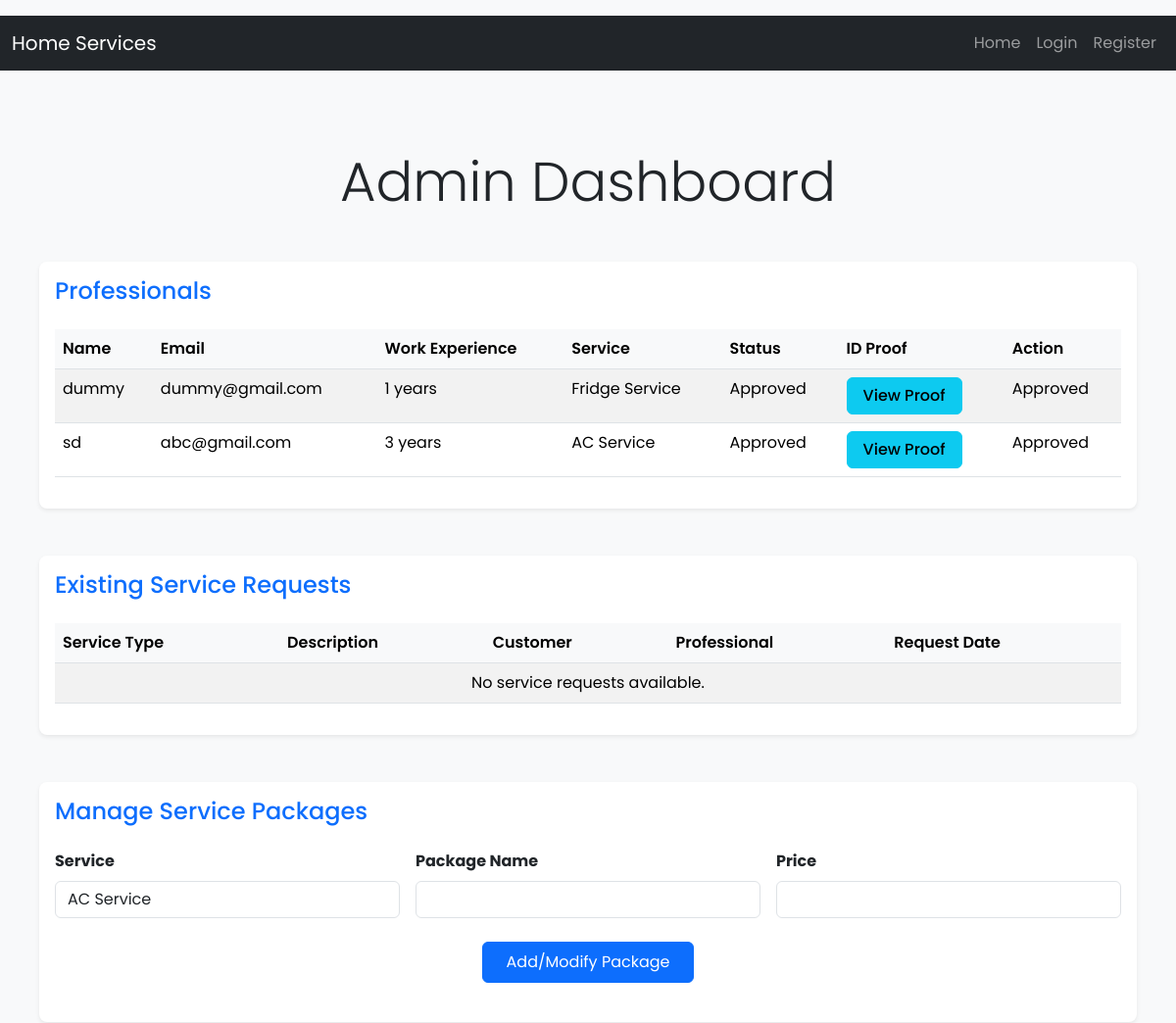
Before: /admin/dashboard (upper part) with the older database file.
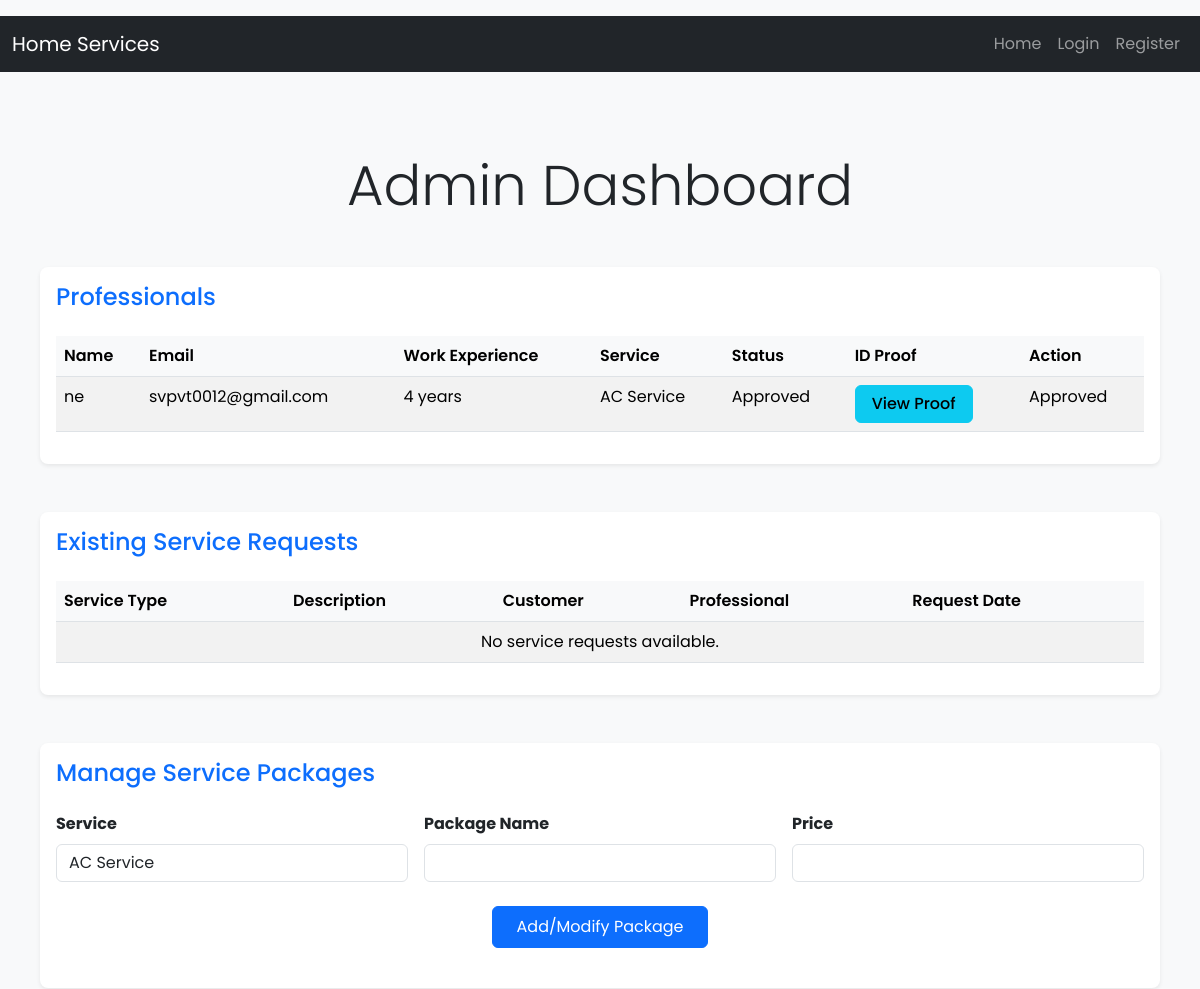
After: the same page with the newer database file.
### applications/model.py (models this page shows)
class Professional(db.Model):
    __tablename__ = 'professionals'
    id = db.Column(db.Integer, primary_key=True)
    name = db.Column(db.String(100), nullable=False)
    service = db.Column(db.String(100), nullable=False)  # Type of service provided
    work_experience = db.Column(db.String(100), nullable=False)
    email = db.Column(db.String(100), nullable=False)
    username = db.Column(db.String(50), unique=True, nullable=False)
    password = db.Column(db.String(200), nullable=False)
    id_proof = db.Column(db.String(200), nullable=True)
    is_approved = db.Column(db.Boolean, default=False)
    user_id = db.Column(db.Integer, db.ForeignKey('users.id'))
    assignments = db.relationship("Assignment", backref="professional")

### main.py (the view)
@app.route('/admin/dashboard')
def admin_dashboard():
    professionals = Professional.query.all()
    assigned_requests = []
    username = session.get('username')
    roles = session.get('roles', [])
    return render_template(
        'adboard.html',
        professionals=professionals,
        assigned_requests=assigned_requests,
        services=services,
        packages=packages,
        username=username,
        roles=roles
    )

### templates/adboard.html (shortened to what this page needs)
{% extends 'base.html' %}
{% block content %}
<div class="container-fluid px-4 py-5">
    <h1 class="display-4 text-center mb-5">Admin Dashboard</h1>
    <div class="card shadow-sm mb-5">
        <div class="card-body">
            <h3 class="card-title h4 mb-4 text-primary">Professionals</h3>
            <div class="table-responsive">
                <table class="table table-hover table-striped">
                    <thead>
                        <tr>
                            <th>Name</th>
                            <th>Email</th>
                            <th>Work Experience</th>
                            <th>Service</th>
                            <th>Status</th>
                            <th>ID Proof</th>
                            <th>Action</th>
                        </tr>
                    </thead>
                    <tbody>
                        {% for professional in professionals %}
                        <tr>
                            <td>{{ professional.name }}</td>
                            <td>{{ professional.email }}</td>
                            <td>{{ professional.work_experience }} years</td>
                            <td>{{ professional.service }}</td>
                            <td>{{ 'Approved' if professional.is_approved else 'Pending' }}</td>
                            <td>
                                {% if professional.id_proof %}
                                <button type="button" class="btn btn-info" data-bs-toggle="modal" data-bs-target="#proofModal{{ professional.id }}">
                                    View Proof
                                </button>
                                {% else %}
                                <span>No proof uploaded</span>
                                {% endif %}
                            </td>
                            <td>
                                {% if not professional.is_approved %}
                                <form action="{{ url_for('manage_professional', professional_id=professional.id) }}" method="POST" style="display:inline;">
                                    <button type="submit" name="action" value="approve" class="btn btn-success">Approve</button>
                                    <button type="submit" name="action" value="reject" class="btn btn-danger">Reject</button>
                                </form>
                                {% else %}
                                <span>Approved</span>
                                {% endif %}
                            </td>
                        </tr>
                        {% else %}
                        <tr>
                            <td colspan="7" class="text-center">No professionals available.</td>
                        </tr>
                        {% endfor %}
                    </tbody>
                </table>
            </div>
        </div>
    </div>
    <div class="card shadow-sm mb-5">
        <div class="card-body">
            <h3 class="card-title h4 mb-4 text-primary">Existing Service Requests</h3>
            <div class="table-responsive">
                <table class="table table-hover table-striped">
                    <thead>
                        <tr>
                            <th>Service Type</th>
                            <th>Description</th>
                            <th>Customer</th>
                            <th>Professional</th>
                            <th>Request Date</th>
                        </tr>
                    </thead>
                    <tbody>
                        {% for request in service_requests %}
                        <tr>
                            <td>{{ request.service_type }}</td>
                            <td>{{ request.description }}</td>
                            <td>{{ request.customer.name }}</td>
                            <td>{{ request.professional.name if request.professional else 'Unassigned' }}</td>
                            <td>{{ request.request_date.strftime('%Y-%m-%d') }}</td>
                        </tr>
                        {% else %}
                        <tr>
                            <td colspan="5" class="text-center">No service requests available.</td>
                        </tr>
                        {% endfor %}
                    </tbody>
                </table>
            </div>
        </div>
    </div>
    <div class="card shadow-sm mb-5">
        <div class="card-body">
            <h3 class="card-title h4 mb-4 text-primary">Manage Service Packages</h3>
            <form action="{{ url_for('manage_service_packages') }}" method="POST" class="mb-4">
                <div class="row g-3">
                    <div class="col-md-4">
                        <label class="form-label fw-bold" for="service_id">Service</label>
                        <select id="service_id" name="service_id" class="form-control">
                            {% for service in services %}
                            <option value="{{ service.id }}">{{ service.name }}</option>
                            {% endfor %}
                        </select>
                    </div>
                    <div class="col-md-4">
                        <label class="form-label fw-bold" for="package_name">Package Name</label>
                        <input type="text" id="package_name" name="package_name" class="form-control" required>
                    </div>
                    <div class="col-md-4">
                        <label class="form-label fw-bold" for="package_price">Price</label>
                        <input type="number" id="package_price" name="price" class="form-control" required>
                    </div>
                </div>
                <div class="text-center mt-4">
                    <button type="submit" class="btn btn-primary px-4 py-2">Add/Modify Package</button>
                </div>
            </form>
        </div>
    </div>
</div>
{% endblock %}

### templates/base.html (shortened to what this page needs)
<!DOCTYPE html>
<html lang="en">
<head>
    <link href="https://cdn.jsdelivr.net/npm/bootstrap@5.3.3/dist/css/bootstrap.min.css" rel="stylesheet">
</head>
<body>
    {% include 'navigation.html' %}
    <div class="main-content">
        <div class="container">
            {% block content %}
            {% endblock %}
        </div>
    </div>
</body>
</html>

### templates/navigation.html (shortened to what this page needs)
<nav class="navbar navbar-expand-lg navbar-dark bg-dark">
    <div class="container-fluid">
        <a class="navbar-brand" href="/">Home Services</a>
        <div class="collapse navbar-collapse" id="navbarNav">
            <ul class="navbar-nav ms-auto">
                {% if session.get('user_id') is none %}
                    <li class="nav-item">
                        <a class="nav-link" href="/">Home</a>
                    </li>
                    <li class="nav-item">
                        <a class="nav-link" href="{{ url_for('login_page') }}">Login</a>
                    </li>
                    <li class="nav-item">
                        <a class="nav-link" href="{{ url_for('register_page') }}">Register</a>
                    </li>
                {% endif %}
            </ul>
        </div>
    </div>
</nav>

### templates/base.html (style rules this page uses)
body { font-family: 'Poppins', sans-serif; background-color: #f8f9fa; min-height: 100vh; display: flex; flex-direction: column; }
.container { max-width: 1200px; margin: 0 auto; padding: 0 1rem; }
.main-content { flex: 1; padding: 2rem 0; }

### templates/adboard.html (style rules this page uses)
.btn-info, .btn-success, .btn-danger, .btn-warning { padding: 0.375rem 1rem; font-weight: 500; }
.table th { background-color: #f8f9fa; font-weight: 600; }
.card { border-radius: 0.5rem; border: none; }
.form-control { border-radius: 0.375rem; }
.form-label { margin-bottom: 0.5rem; }

Changed rows visible on the page:
removed Professional: name "sd", email "abc@gmail.com", work_experience "3", service "AC Service", is_approved "Approved"
changed Professional "Approved": name "dummy" → "ne"; email "dummy@gmail.com" → "svpvt0012@gmail.com"; work_experience "1" → "4"; service "Fridge Service" → "AC Service"
